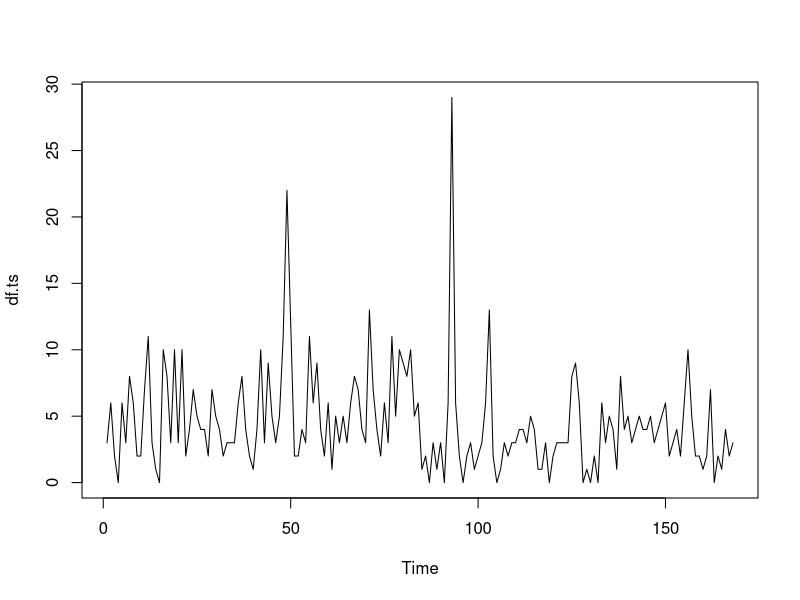

Here is the R script that generated this plot: (Note: this script raises an error after producing the figure.)
# QUESTION 3

# PART A
df <-read.table('trainkld.txt',header=T,sep=',')

df.ts<-ts(df$x) # create a time series
summary(df.ts)
plot(df.ts, type = "l") # plot general trend over time
abline(df.trend, col = "red") # add trendline

pg.df<-spec.pgram(df.ts,spans=15,demean=T,log='no')
max.omega.ham<-pg.df$freq[which(pg.df$spec==max(pg.df$spec))] # Find the peak
1/max.omega.ham # Period
df.ts2 = ts.intersect(df.ts, newdata=lag(df.ts,-7), dframe=TRUE) # can build new model based on lag (period)

time.df<-c(1:(length(df.ts))) # create a time variable

df.trend<-lm(df.ts[time.df]~time.df) # TREND: lm of response over time
summary(df.trend)

# PART B
df.auto <- auto.arima(df.ts, trace=TRUE)


# PART C
e.ts.df<-ts(df.auto$residuals) # get residuals
plot(e.ts.df, ylab = "Residuals")

# PLOT ACF AND PACF
par(mfrow=c(1,2))
acf(e.ts.df, main="ACF of Residuals from spam.trend")
pacf(e.ts.df,main="PACF of Residuals from spam.trend")
par(mfrow=c(1,1))





# QUESTION 1

# part a

df <- read.table("housing-prices.csv", sep = ",", header = T)
box <-boxplot(df$Price)
df.outliers <- df[df$Price > box$stats[5],] # get outliers

#part b
uva.pairs(df[])

#part d
df.lm<-lm(Price~ Size, data=df) # can use . to use all variables
summary(df.lm) # summary and p-value
names(df.lm)
coef(df.lm)

#part e
lm.main<-lm(Price~ ., data=df) # can use . to use all variables
summary(lm.main) # summary and p-value

# part f
lm.interactions <- lm(Price ~ Age + Size + (Age + Size)^2, data = df)

# part h
summary(lm.interactions)
anova(df.lm, lm.interactions)

# part i
lm.complete.first <- lm(Price ~ . + (.)^2, data = df)
summary(lm.complete.first)
df.lm.step<-step(lm.complete.first) # start with a lm
summary(df.lm.step)
AIC(df.lm.step) # AIC

# part j & k
par(mfrow=c(2,2))
plot(df.lm.step, labels.id = NULL)
par(mfrow=c(1,1)) 

# part l
# BOX-COX PLOT - transformation
boxcox(df.lm.step, data = df) # box-cox plot
boxcox(df.lm.step,plotit=F, data = df) # just values

max(boxcox(df.lm.step, plotit = F, data = df)$y) # find y with max labmda
boxcox(df.lm, plotit = F, data = df)$x[which.max(boxcox(df.lm, plotit = F, data = df)$y)] # best labmda
L<-boxcox(df.lm, plotit = F, data = df)$x[which.max(boxcox(df.lm, plotit = F, data = df)$y)] # store as L

df.lm.boxcox<-lm(RESPONSE^L ~COL1+COL2,data=df) # use L in model
summary(df.lm.boxcox)
plot(density(df$RESPONSE^L))

# part m
df.selected<-df[,c('Price', 'Rooms', 'Baths', 'Size')] #no response variable here.
df.pc<-princomp(df.selected,cor=T) # get principal components
biplot(df.pc)
loadings(df.pc)
loadingsplot(df.pc)

# part n
var.comp(df.pc,98)

# part o
df.kfit <- fitted(df.lm)
df.ke <- residuals(df.lm)
df.mod <- model.matrix(df.lm)
df.boot <- RTSB(df$Price, df$Size, df.kfit, df.ke, df.mod,5000)
# outcome variable, input variable, fitted, residuals, parameters, # replications
uva.kidney.boot$t
sqrt(abs(var(uva.kidney.boot$t)))
df.boot

# part q
#    95% CI of r11donor
boot.ci(df.boot, .95, index=2)






# QUESTION 2

# part a
df<-read.table('heart.csv',header=T,sep=',')
df$cp <- factor(df$cp)
df$fbs <- factor(df$fbs)

df.glm.main <- glm(diag~ cp + age, data = df, family = binomial)
summary(df.glm.main)

# part b
df.null <- glm(diag~1, data = df, family = binomial)
anova(df.null, df.glm.main, test = "Chi")

# part e
df.glm.e <- glm(diag~ cp + age + restbps + chol + fbs, data = df, family = binomial)

anova(df.glm.e, df.glm.main, test = "Chi")

# part f
df.chol <- glm(diag~ cp, data = df, family = binomial)
anova(df.glm.efake, df.chol, test = "Chi")
anova(df.chol, df.null, test = "Chi")

# part g
df$restecg <- factor(df$restecg)
df$sex <- factor(df$sex)

df.glm.all <- glm(diag~. ,data = df, family = binomial)
df.step <- step(df.glm.all, trace = 0) # main effects stepwise
df.step

# part h
df.pred <- predict(df.step, newdata = df) # get predictions - glm was made with training data
score.table(df.pred, df$diag, .5) 

# part i
plot.roc(df.pred, df$diag, main = "ROC Curve", col = "blue")
legend(.6, .57, legend = c("Model1", "Model2"), col = c("blue", "orange", "green", "red", "cyan"), lwd = 1)

# part j
lm1 <- glmer(diag~ age + (1|sex), data = df, family = binomial)
lm2 <- glmer(diag~ (age|sex) + (age|sex), data = df, family = binomial)
anova(lm1, lm2, test= "Chi")
